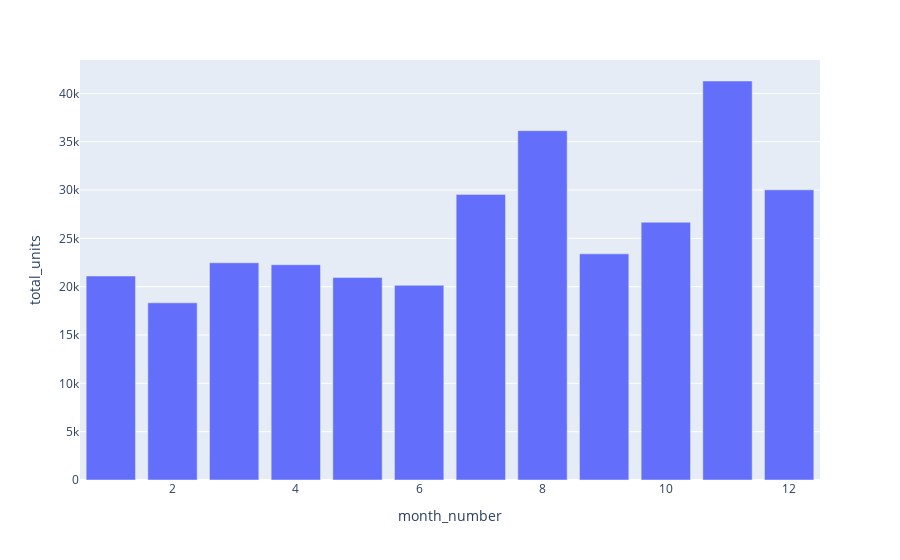

Write notebook code for a chart like this one.
### Code cell
plt.figure(figsize=(15,7))
fig= plx.bar(sales,x='month_number',y='total_units')
fig.show()

### Figure 1 — Plotly figure (JSON) as saved in the notebook; plotly's stock layout.template omitted (floating-point values rounded to 4 significant figures)
{"data": [{"alignmentgroup": "True", "hovertemplate": "month_number=%{x}<br>total_units=%{y}<extra></extra>", "legendgroup": "", "marker": {"color": "#636efa", "pattern": {"shape": ""}}, "name": "", "offsetgroup": "", "orientation": "v", "showlegend": false, "textposition": "auto", "type": "bar", "x": [1, 2, 3, 4, 5, 6, 7, 8, 9, 10, 11, 12], "xaxis": "x", "y": [21100, 18330, 22470, 22270, 20960, 20140, 29550, 36140, 23400, 26670, 41280, 30020], "yaxis": "y"}], "layout": {"autosize": true, "barmode": "relative", "legend": {"tracegroupgap": 0}, "margin": {"t": 60}, "xaxis": {"anchor": "y", "autorange": true, "domain": [0, 1], "range": [0.5, 12.5], "title": {"text": "month_number"}, "type": "linear"}, "yaxis": {"anchor": "x", "autorange": true, "domain": [0, 1], "range": [0, 43450.0], "title": {"text": "total_units"}, "type": "linear"}}}
